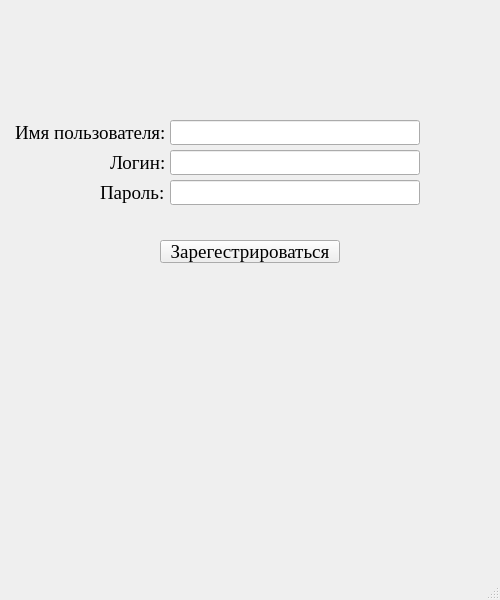
<?xml version="1.0" encoding="UTF-8"?>
<ui version="4.0">
 <class>MainWindow</class>
 <widget class="QMainWindow" name="MainWindow">
  <property name="geometry">
   <rect>
    <x>0</x>
    <y>0</y>
    <width>500</width>
    <height>600</height>
   </rect>
  </property>
  <property name="windowTitle">
   <string>MainWindow</string>
  </property>
  <widget class="QWidget" name="centralwidget">
   <widget class="QLabel" name="label">
    <property name="geometry">
     <rect>
      <x>110</x>
      <y>150</y>
      <width>60</width>
      <height>25</height>
     </rect>
    </property>
    <property name="font">
     <font>
      <family>Times New Roman</family>
      <pointsize>14</pointsize>
     </font>
    </property>
    <property name="text">
     <string>Логин: </string>
    </property>
   </widget>
   <widget class="QLineEdit" name="lineEdit">
    <property name="geometry">
     <rect>
      <x>170</x>
      <y>150</y>
      <width>250</width>
      <height>25</height>
     </rect>
    </property>
    <property name="font">
     <font>
      <family>Times New Roman</family>
      <pointsize>14</pointsize>
     </font>
    </property>
    <property name="styleSheet">
     <string notr="true"/>
    </property>
    <property name="maxLength">
     <number>100</number>
    </property>
   </widget>
   <widget class="QLabel" name="label_2">
    <property name="geometry">
     <rect>
      <x>100</x>
      <y>180</y>
      <width>70</width>
      <height>25</height>
     </rect>
    </property>
    <property name="font">
     <font>
      <family>Times New Roman</family>
      <pointsize>14</pointsize>
     </font>
    </property>
    <property name="text">
     <string>Пароль:</string>
    </property>
   </widget>
   <widget class="QLineEdit" name="lineEdit_2">
    <property name="geometry">
     <rect>
      <x>170</x>
      <y>180</y>
      <width>250</width>
      <height>25</height>
     </rect>
    </property>
    <property name="font">
     <font>
      <family>Times New Roman</family>
      <pointsize>14</pointsize>
     </font>
    </property>
    <property name="maxLength">
     <number>100</number>
    </property>
    <property name="echoMode">
     <enum>QLineEdit::Password</enum>
    </property>
   </widget>
   <widget class="QLineEdit" name="lineEdit_3">
    <property name="geometry">
     <rect>
      <x>170</x>
      <y>120</y>
      <width>250</width>
      <height>25</height>
     </rect>
    </property>
    <property name="font">
     <font>
      <family>Times New Roman</family>
      <pointsize>14</pointsize>
     </font>
    </property>
    <property name="styleSheet">
     <string notr="true"/>
    </property>
    <property name="maxLength">
     <number>100</number>
    </property>
   </widget>
   <widget class="QLabel" name="label_3">
    <property name="geometry">
     <rect>
      <x>15</x>
      <y>120</y>
      <width>160</width>
      <height>25</height>
     </rect>
    </property>
    <property name="font">
     <font>
      <family>Times New Roman</family>
      <pointsize>14</pointsize>
     </font>
    </property>
    <property name="text">
     <string>Имя пользователя: </string>
    </property>
   </widget>
   <widget class="QPushButton" name="pushButton_2">
    <property name="geometry">
     <rect>
      <x>160</x>
      <y>240</y>
      <width>180</width>
      <height>23</height>
     </rect>
    </property>
    <property name="font">
     <font>
      <family>Times New Roman</family>
      <pointsize>14</pointsize>
     </font>
    </property>
    <property name="text">
     <string>Зарегестрироваться</string>
    </property>
   </widget>
   <widget class="QLabel" name="label_4">
    <property name="geometry">
     <rect>
      <x>110</x>
      <y>210</y>
      <width>280</width>
      <height>25</height>
     </rect>
    </property>
    <property name="font">
     <font>
      <family>Times New Roman</family>
      <pointsize>14</pointsize>
     </font>
    </property>
    <property name="styleSheet">
     <string notr="true">color: rgb(255, 0, 0);</string>
    </property>
    <property name="text">
     <string/>
    </property>
   </widget>
  </widget>
  <widget class="QStatusBar" name="statusbar"/>
 </widget>
 <resources/>
 <connections/>
</ui>
